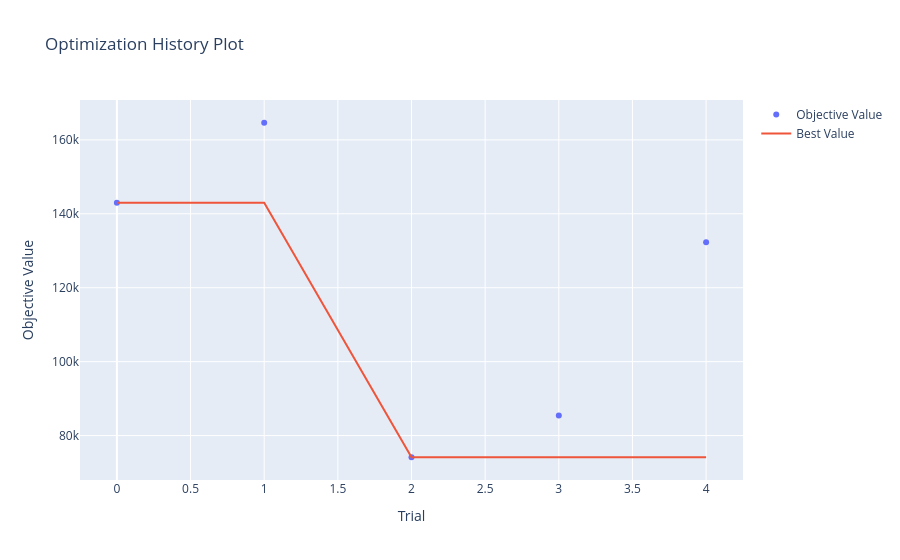
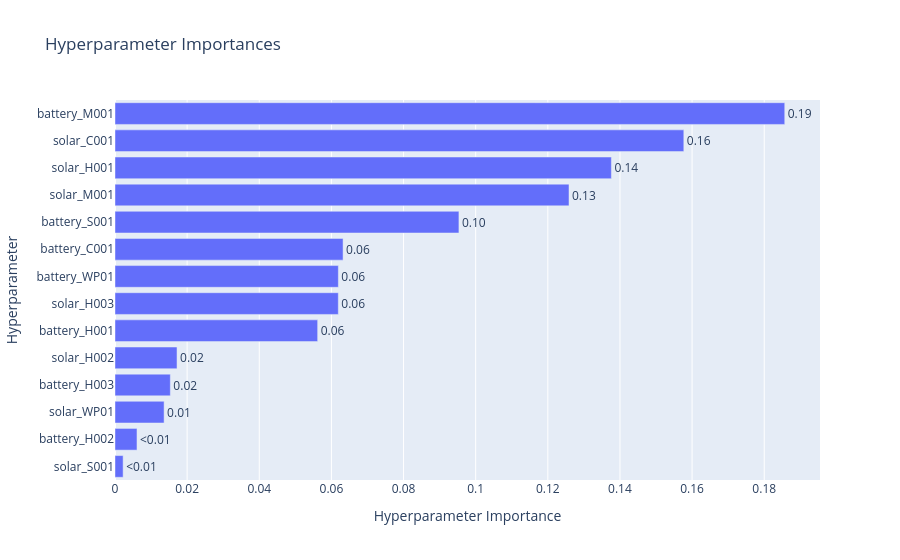

The code cell stored with these charts, in order, in its notebook:
### Code cell
selected_db_path = dropdown.value
storage_url = f"sqlite:///{os.path.abspath(selected_db_path)}"

summaries = optuna.get_all_study_summaries(storage=storage_url)
study = optuna.load_study(study_name=summaries[0].study_name, storage=storage_url)

print(f"Loaded Study: {study.study_name}")
if study.directions == [optuna.study.StudyDirection.MINIMIZE]:
    print(f"Best Trial Cost: ${study.best_trial.value:,.2f}")

# Optuna built-in visualisations
optuna.visualization.plot_optimization_history(study).show()
optuna.visualization.plot_param_importances(study).show()

### Figure 1 — Plotly figure (JSON) as saved in the notebook; plotly's stock layout.template omitted (floating-point values rounded to 4 significant figures)
{"data": [{"mode": "markers", "name": "Objective Value", "type": "scatter", "x": [0, 1, 2, 3, 4], "y": [143000.0, 164600.0, 74140.0, 85460.0, 132300.0]}, {"mode": "lines", "name": "Best Value", "type": "scatter", "x": [0, 1, 2, 3, 4], "y": [143000.0, 143000.0, 74140.0, 74140.0, 74140.0]}, {"marker": {"color": "#cccccc"}, "mode": "markers", "name": "Infeasible Trial", "showlegend": false, "type": "scatter", "x": [], "y": []}], "layout": {"title": {"text": "Optimization History Plot"}, "xaxis": {"title": {"text": "Trial"}}, "yaxis": {"title": {"text": "Objective Value"}}}}

### Figure 2 — Plotly figure (JSON) as saved in the notebook; plotly's stock layout.template omitted (floating-point values rounded to 4 significant figures)
{"data": [{"cliponaxis": false, "hovertemplate": ["solar_S001 (FloatDistribution): 0.0022517939574257886<extra></extra>", "battery_H002 (IntDistribution): 0.006092896643163104<extra></extra>", "solar_WP01 (FloatDistribution): 0.013611833459086961<extra></extra>", "battery_H003 (IntDistribution): 0.015341442778487051<extra></extra>", "solar_H002 (FloatDistribution): 0.017198932444565773<extra></extra>", "battery_H001 (IntDistribution): 0.05618877024040759<extra></extra>", "solar_H003 (FloatDistribution): 0.061915452069147836<extra></extra>", "battery_WP01 (IntDistribution): 0.0619240901719482<extra></extra>", "battery_C001 (IntDistribution): 0.06323136370584778<extra></extra>", "battery_S001 (IntDistribution): 0.09535393210054739<extra></extra>", "solar_M001 (FloatDistribution): 0.1258713430323718<extra></extra>", "solar_H001 (FloatDistribution): 0.1376228532264623<extra></extra>", "solar_C001 (FloatDistribution): 0.15770635395893398<extra></extra>", "battery_M001 (IntDistribution): 0.1856889422116044<extra></extra>"], "name": "Objective Value", "orientation": "h", "text": ["<0.01", "<0.01", "0.01", "0.02", "0.02", "0.06", "0.06", "0.06", "0.06", "0.10", "0.13", "0.14", "0.16", "0.19"], "textposition": "outside", "type": "bar", "x": [0.002252, 0.006093, 0.01361, 0.01534, 0.0172, 0.05619, 0.06192, 0.06192, 0.06323, 0.09535, 0.1259, 0.1376, 0.1577, 0.1857], "y": ["solar_S001", "battery_H002", "solar_WP01", "battery_H003", "solar_H002", "battery_H001", "solar_H003", "battery_WP01", "battery_C001", "battery_S001", "solar_M001", "solar_H001", "solar_C001", "battery_M001"]}], "layout": {"title": {"text": "Hyperparameter Importances"}, "xaxis": {"title": {"text": "Hyperparameter Importance"}}, "yaxis": {"title": {"text": "Hyperparameter"}}}}
